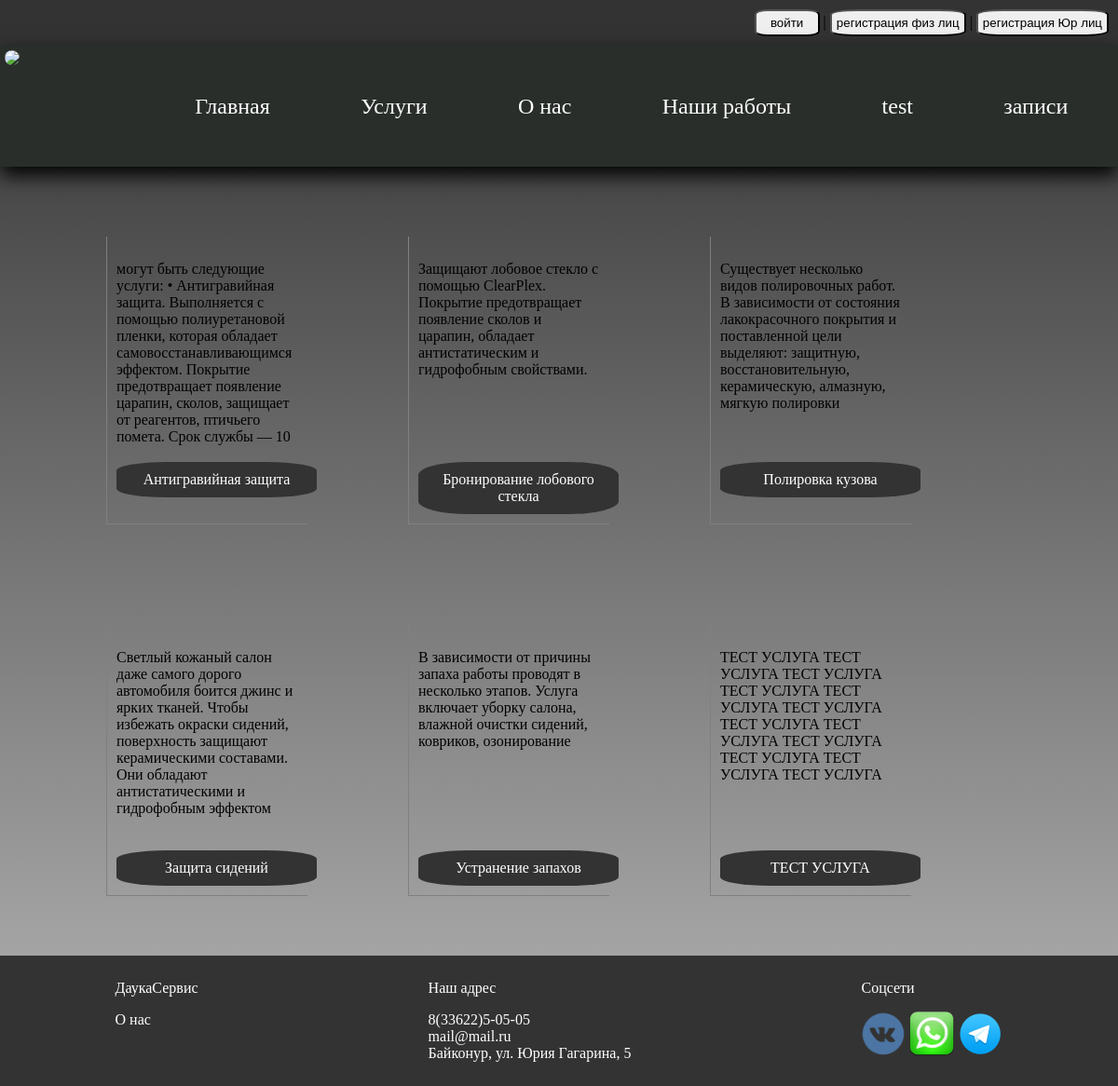
The app's page /service with its own data.
### autoService/models.py (models this page shows, shortened)
class Service(models.Model):
    title = models.CharField('название услуги', max_length=100)
    description = models.TextField('описание')
    group = models.ForeignKey(GroupService, verbose_name='группа', on_delete=models.CASCADE)
    user = models.ManyToManyField(CustomUser, verbose_name='Мастера', related_name='services')
    class Meta:
        verbose_name = 'Услуга'
        verbose_name_plural = 'Услуги'

### autoService/views.py (the view)
# urls.py: path('service', service, name='service'),
def service(request):
    services = Service.objects.all()
    context = {
        'services': services,
    }
    return render(request, 'service.html', context)

### userManager/views.py (called while the page is built)
def auth_form_processor(request):
    creating_form = UserForm()
    auth_form = AuthenticationForm()
    creating_form_legal = LegalEntity()
    return {
        'creating_form': creating_form,
        'auth_form': auth_form,
        'creating_form_legal': creating_form_legal,
    }

### templates/service.html (shortened to what this page needs)
{% extends 'base.html' %}
{% load static %}
{% block content %}
<div class="d-flex auto_profile">
    {% for service in services %}
    <div class="card_service">
        <div class="card_service_inner">
            <p class="fixed-height">{{service.description}}</p>
        </div>
        <a href="{% url 'service_detail' pk=service.id %}" class="abtn">{{service.title}}</a>
    </div>
    {% endfor %}
</div>
{% endblock %}

### static/style.css (style rules this page uses)
body { margin: 0; font-family: "Finder"; height: 100%; background: rgba(0, 0, 0, 0.15); position:relative; background: linear-gradient(to bottom, rgba(0, 0, 0, 0.8), rgba(67, 67, 67, 0.4)); }
a { text-decoration: none; color: white; }
.d-flex { display:flex; }
.auto_profile { flex-wrap:wrap; }
.card_service { width: 20%; box-sizing: border-box; padding: 10px; margin: 5%; border-left: 1px solid grey; border-bottom: 1px solid grey; }
.fixed-height { height: 200px; overflow: auto; }
.abtn { padding:10px; background:#333; border-radius: 25%; width: 100%; display: inline-block; text-align: center; }

### records on screen
Service: description "могут быть следующие услуги: • Антигравийная защита. Выполняется с помощью полиуретановой пленки, которая обладает самовосстанавливающимся эффектом. Покрытие предотвращает появление царапин, сколов, защищает от реагентов, птичьего помета. Срок службы — 10…", title "Антигравийная защита"
Service: description "Защищают лобовое стекло с помощью ClearPlex. Покрытие предотвращает появление сколов и царапин, обладает антистатическим и гидрофобным свойствами.", title "Бронирование лобового стекла"
Service: description "Существует несколько видов полировочных работ. В зависимости от состояния лакокрасочного покрытия и поставленной цели выделяют: защитную, восстановительную, керамическую, алмазную, мягкую полировки", title "Полировка кузова"
Service: description "Светлый кожаный салон даже самого дорого автомобиля боится джинс и ярких тканей. Чтобы избежать окраски сидений, поверхность защищают керамическими составами. Они обладают антистатическими и гидрофобным эффектом", title "Защита сидений"
Service: description "В зависимости от причины запаха работы проводят в несколько этапов. Услуга включает уборку салона, влажной очистки сидений, ковриков, озонирование", title "Устранение запахов"
Service: description "ТЕСТ УСЛУГА ТЕСТ УСЛУГА ТЕСТ УСЛУГА ТЕСТ УСЛУГА ТЕСТ УСЛУГА ТЕСТ УСЛУГА ТЕСТ УСЛУГА ТЕСТ УСЛУГА ТЕСТ УСЛУГА ТЕСТ УСЛУГА ТЕСТ УСЛУГА ТЕСТ УСЛУГА", title "ТЕСТ УСЛУГА"
